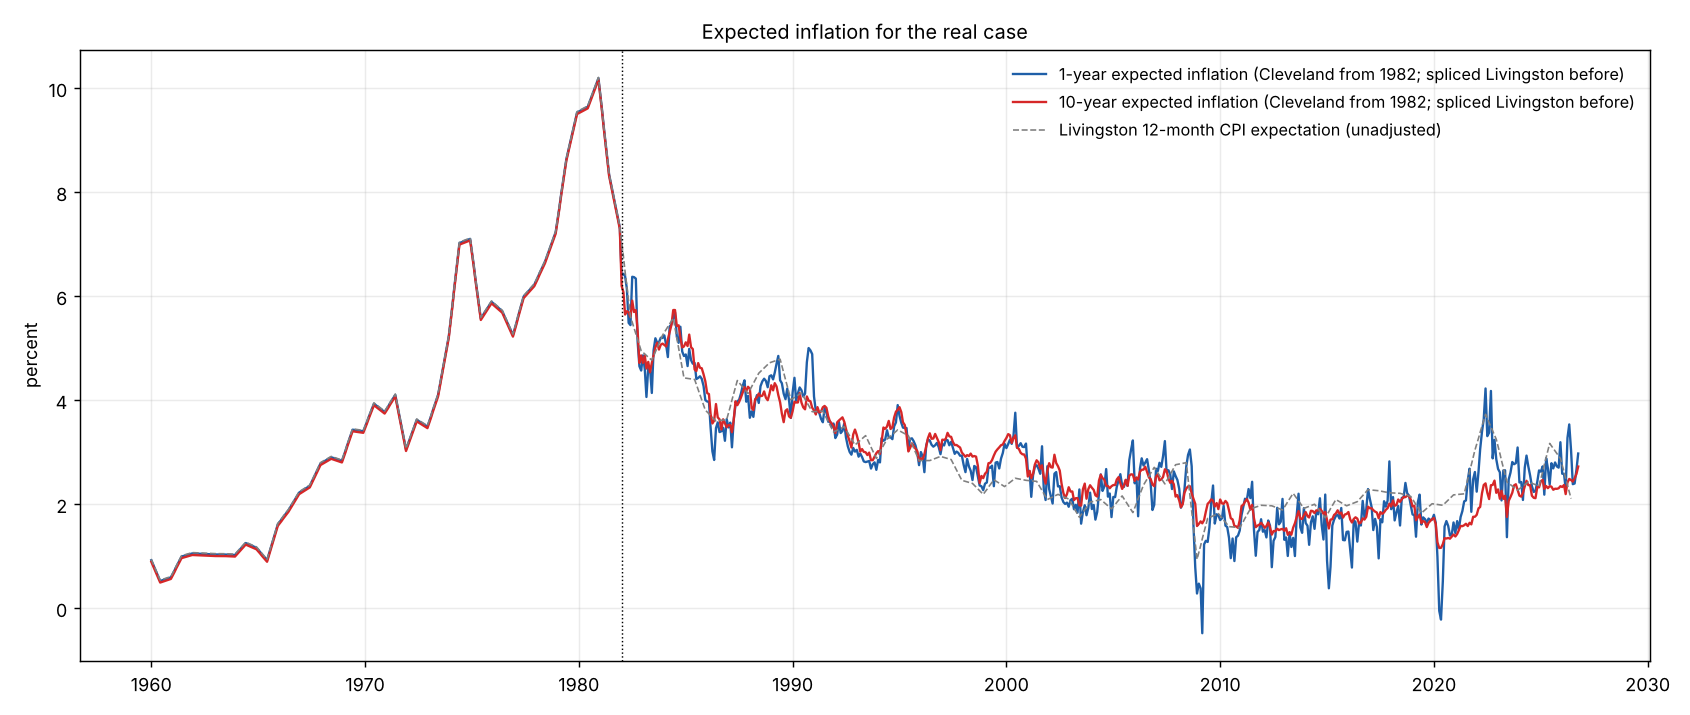

Python code for this plot:
"""
Expected inflation for the real case (REAL_QA.md R1-R3): Cleveland Fed model expectations (EXPINF1YR, EXPINF10YR; monthly from 1982) spliced before 1982
to the Livingston Survey 12-month CPI inflation expectation (Philadelphia Fed, median, "G_BP_To_12M", semiannual June/December, linearly interpolated to
months), level-adjusted to each Cleveland horizon by the mean gap over 1982-01..1984-12.
Inputs (not in git): raw/EXPINF1YR.csv, raw/EXPINF10YR.csv (FRED), raw/livingston_median_growth.xlsx (Philadelphia Fed MedianGrowthRate.xlsx, sheet CPI).
Usage: python experimental/real_case/expinf.py
Outputs: expinf_monthly.csv (einf_1y, einf_10y, livingston_12m, flags), expinf.png
"""
import os
import numpy as np, pandas as pd

HERE = os.path.dirname(os.path.abspath(__file__))
ROOT = os.path.dirname(os.path.dirname(HERE))


def fred(name):
    d = pd.read_csv(os.path.join(ROOT, "raw", f"{name}.csv"))
    s = pd.Series(pd.to_numeric(d.iloc[:, 1], errors="coerce").values, index=pd.to_datetime(d.iloc[:, 0])).dropna()
    s.index = s.index.to_period("M"); return s


def build():
    lv = pd.read_excel(os.path.join(ROOT, "raw", "livingston_median_growth.xlsx"), "CPI").set_index("Date")["G_BP_To_12M"].dropna()
    lv.index = pd.to_datetime(lv.index).to_period("M")
    idx = pd.period_range(lv.index[0], "2026-12", freq="M")
    lvm = lv.reindex(idx).interpolate(limit_area="inside")
    out = {"livingston_12m": lvm}
    win = slice("1982-01", "1984-12")
    for lab, name in (("einf_1y", "EXPINF1YR"), ("einf_10y", "EXPINF10YR")):
        c = fred(name)
        shift = float((c.loc[win] - lvm.loc[win]).mean())
        s = pd.concat([lvm.loc[:c.index[0] - 1] + shift, c])
        out[lab] = s
        out[f"{lab}_shift"] = pd.Series(shift, index=s.index)
        print(f"{lab}: Cleveland from {c.index[0]}, Livingston shifted by {shift:+.2f} pp before then (mean gap 1982-84)")
    D = pd.DataFrame(out).loc["1960-01":]
    D["spliced"] = (D.index < pd.Period("1982-01", "M")).astype(int)
    return D


def main():
    D = build()
    D.to_csv(os.path.join(HERE, "expinf_monthly.csv"), float_format="%.4f", index_label="month")
    print(D.loc[["1973-01", "1975-01", "1980-01", "1981-12", "1982-01", "1990-01", "2000-01", "2020-01", "2026-09"], ["livingston_12m", "einf_1y", "einf_10y"]].round(2).to_string())
    import matplotlib
    matplotlib.use("Agg")
    import matplotlib.pyplot as plt
    fig, ax = plt.subplots(figsize=(13, 5.5))
    t = D.index.to_timestamp()
    ax.plot(t, D.einf_1y, color="#1f5fa8", lw=1.3, label="1-year expected inflation (Cleveland from 1982; spliced Livingston before)")
    ax.plot(t, D.einf_10y, color="#d62728", lw=1.3, label="10-year expected inflation (Cleveland from 1982; spliced Livingston before)")
    ax.plot(t, D.livingston_12m, color="gray", lw=0.9, ls="--", label="Livingston 12-month CPI expectation (unadjusted)")
    ax.axvline(pd.Timestamp("1982-01-01"), color="black", lw=0.8, ls=":")
    ax.grid(alpha=0.25); ax.set_ylabel("percent"); ax.legend(fontsize=9, frameon=False)
    ax.set_title("Expected inflation for the real case", fontsize=11)
    fig.tight_layout(); fig.savefig(os.path.join(HERE, "expinf.png"), dpi=130)


if __name__ == "__main__":
    main()
